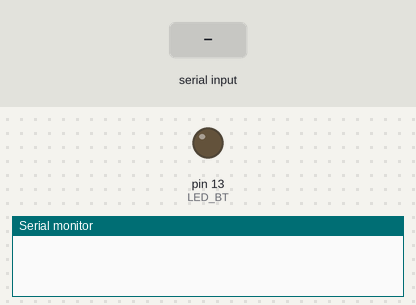
Bench run of a sketch on a simulated Arduino Mega 2560, built with avr-gcc and run on an emulated ATmega2560. Parts: output pins drawn as LEDs (lit = HIGH), the last lines printed to the serial monitor. Inputs (shaded band) come from the test bench.

Above: at 3.2 s.
3.3 s: "1" received over the second serial link
At 3.9 s:
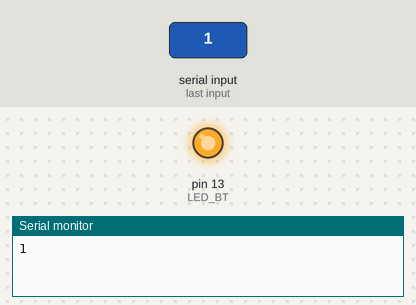
4.8 s: "0" received over the second serial link
At 6.2 s:
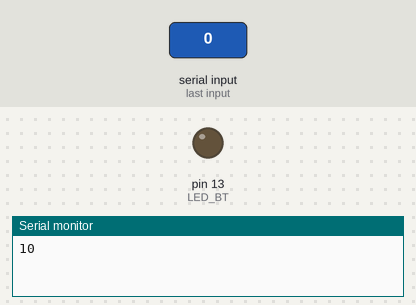
Timing chart, 0 to 7.8 s (numbered marks = the images above; inputs shaded):
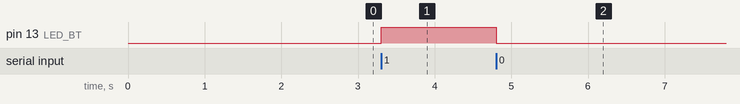

Measured:
- after the input at 3.3 s, pin 13 (LED_BT): LOW → HIGH at once
- after the input at 4.8 s, pin 13 (LED_BT): HIGH → LOW at once

The sketch:

BT_A2P.ino
```cpp
#define LED_BT 13 // LED pin

//BT
boolean BT_led_state = LOW; // LED state


void setup()
{
  //LED_BT setup
  pinMode(LED_BT, OUTPUT);
  digitalWrite(LED_BT, BT_led_state);


  //Serial communication setup
  Serial.begin(115200); // Serial monitoring
  delay(1000);
  Serial1.begin(115200); //Bluethooth monitoring
  delay(1000);
}

void loop()
{
  digitalWrite(LED_BT, BT_led_state);
}

void serialEvent()
{
    // From serial monitor to bluetooth (Communication from Arduino to Processing)
    char c = Serial.read();
    Serial1.write(c);
    //Serial.print("\tcharacter "); Serial.print(c); Serial.println(" written!");
}

void serialEvent1()
{
  // Messages received from Processing over bluetooth
    char c = Serial1.read();
    //switch on/off according to action on Processing sketch
    if (c == '1')
      BT_led_state = HIGH;
    else if (c == '0')
      BT_led_state  =LOW;
    Serial.write(c);
}
```
